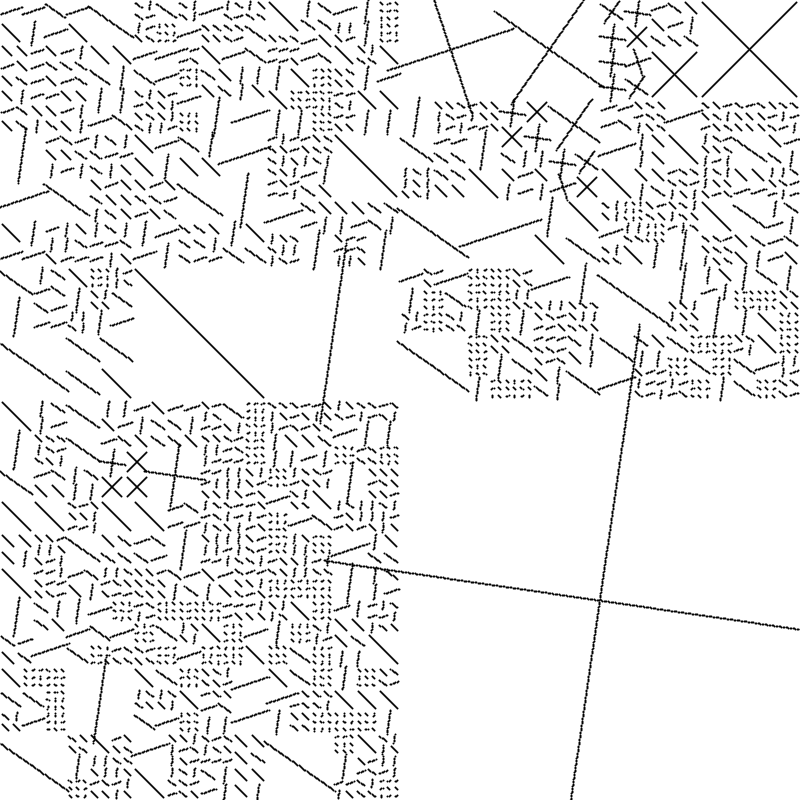
Frame 1 (no input)
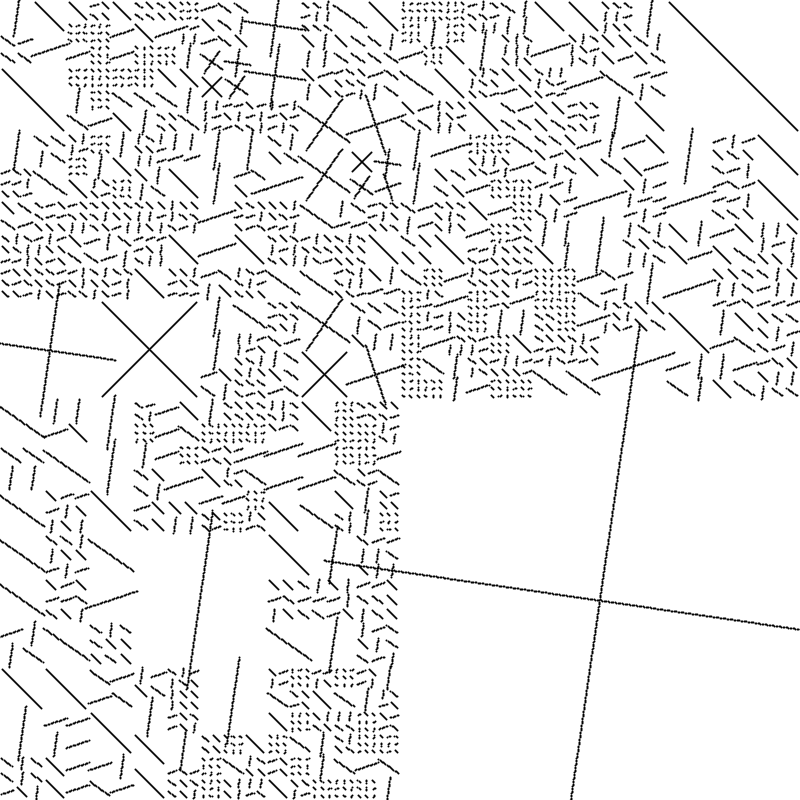
Frame 2 (the mouse pressed at the canvas centre, redrawn once)

The Processing sketch that drew these frames (run headless with seeded random() and noise(); the mouse was pressed at the canvas centre and the sketch redrawn once):

// Processing sketch: recursive_grid_subdivision
// ── recursive_grid_subdivision.pde
void setup() {
  size(800, 800);
  colorMode(HSB, 100, 100, 100, 100);
}

void draw() {
  background(0, 0, 100);
  separateGrid(0, 0, width);
  frameRate(1);
  noLoop();
}

void separateGrid(float x, float y, float d) {
  int sepNum = int(random(1, 4));
  float w = d / sepNum;
  for (float i = x; i < x + d - 1; i += w) {
    for (float j = y; j < y + d - 1; j += w) {
      if (random(100) < 90 && d > width / 15) {
        separateGrid(i, j, w);
      } else {
        float ww = w - 5;
        int rotate_num = int(random(4)) * 360/4;
        pushMatrix();
        translate(i + w/2, j + w/2);
        rotate(rotate_num);
        drawTrianglePattern(-ww/2, -ww/2, ww, ww);
        popMatrix();
      }
    }
  }
}

void drawTrianglePattern(float _x, float _y, float _w, float _h) {
  strokeWeight(2);
  for (int j = 0; j < _h; j++) {
    for (int i = 0; i < _w; i++) {
      if (i == j || i == _w - 1 - j) {
        point(_x + i, _y + j);
      }
    }
  }
}
